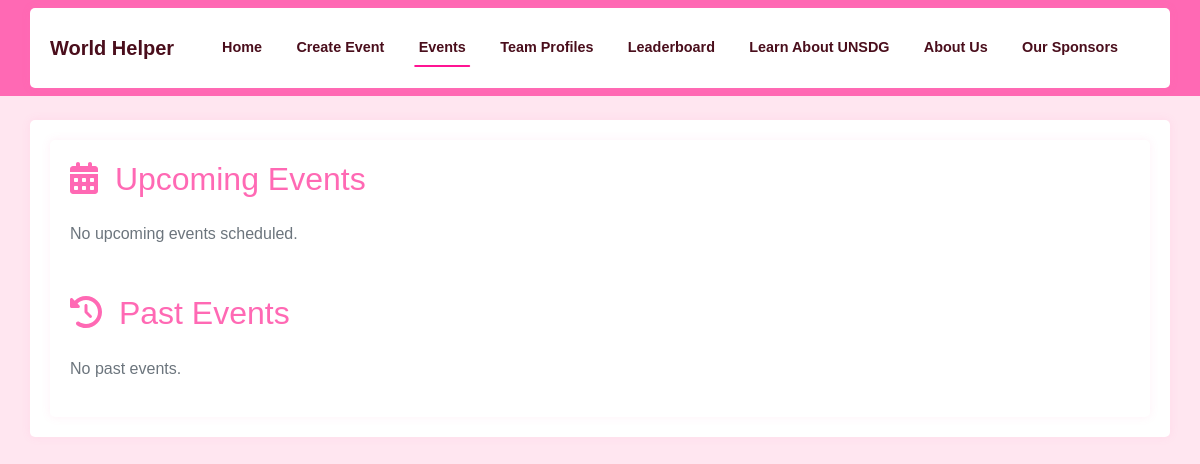
Before: /events with the older database file.
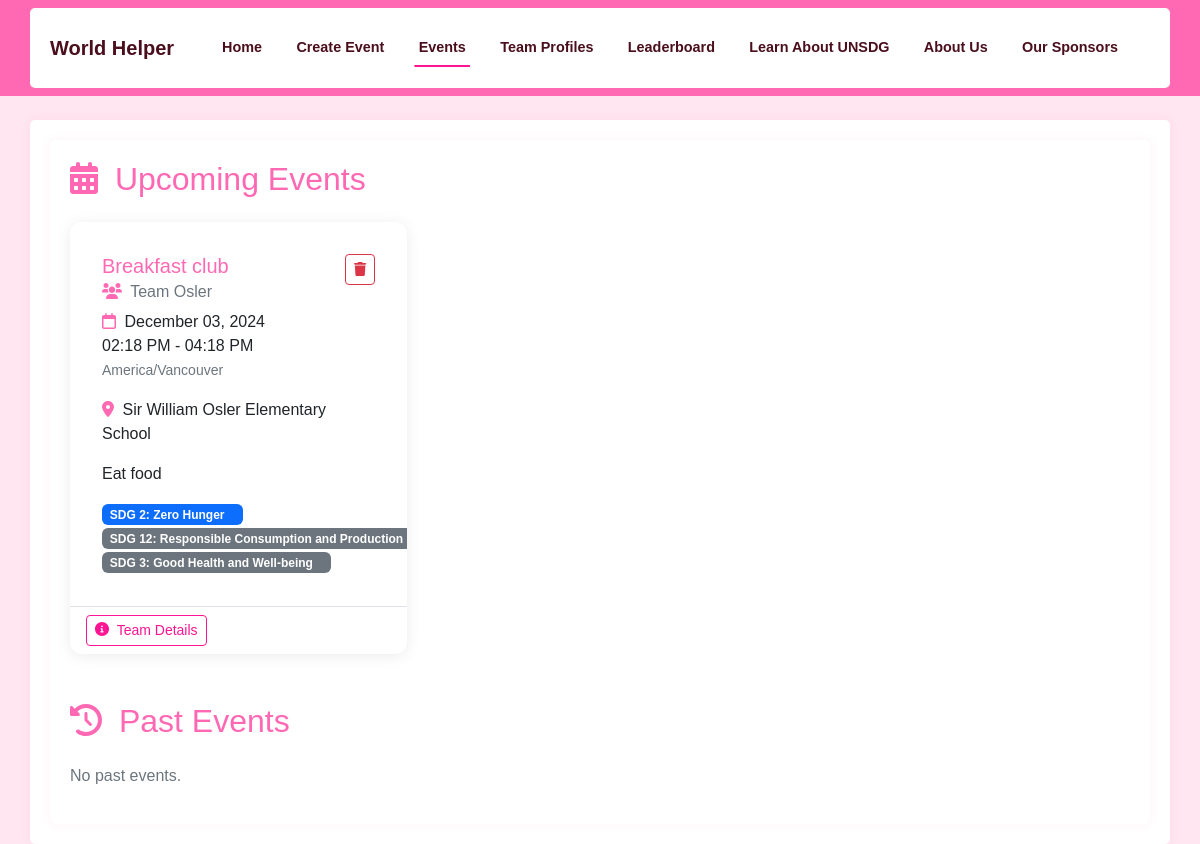
After: the same page with the newer database file.
### app/models.py (models this page shows, shortened)
class Event(db.Model):
    id = db.Column(db.Integer, primary_key=True)
    title = db.Column(db.String(100), nullable=False)
    description = db.Column(db.Text(1000))
    start_date = db.Column(db.DateTime, nullable=False)
    end_date = db.Column(db.DateTime, nullable=False)
    timezone = db.Column(db.String(50), nullable=False)
    location = db.Column(db.String(100))
    team_id = db.Column(db.Integer, db.ForeignKey('team.id', ondelete='CASCADE'), nullable=False)
    sdg_goals = db.Column(JSONType)
    created_at = db.Column(db.DateTime, default=datetime.utcnow)

class Team(db.Model):
    id = db.Column(db.Integer, primary_key=True)
    team_phrase = db.Column(db.String(100), nullable=False)
    name = db.Column(db.String(64), nullable=False)
    members = db.relationship('TeamMember', backref='team', lazy='dynamic',
                            cascade='all, delete-orphan')
    events = db.relationship('Event', backref='team', lazy='dynamic',
                           cascade='all, delete-orphan')
    bingo_card = db.relationship('BingoCard', backref='team', uselist=False,
                                cascade='all, delete-orphan')
    created_at = db.Column(db.DateTime, default=datetime.utcnow)

### app/main/routes.py (the view)
@bp.route('/events')
def events():
    from datetime import datetime
    import pytz
    all_events = Event.query.all()
    upcoming_events = []
    past_events = []
    now = datetime.utcnow()  # Get naive UTC time
    for event in all_events:
        event_tz = pytz.timezone(event.timezone)
        event_start = event_tz.localize(event.start_date).astimezone(pytz.UTC).replace(tzinfo=None)
        event_end = event_tz.localize(event.end_date).astimezone(pytz.UTC).replace(tzinfo=None)
        if event_start > now:
            upcoming_events.append(event)
        else:
            past_events.append(event)
    upcoming_events.sort(key=lambda x: x.start_date)
    past_events.sort(key=lambda x: x.start_date, reverse=True)
    return render_template('events.html',
                         upcoming_events=upcoming_events,
                         past_events=past_events,
                         SDG_DESCRIPTIONS=SDG_DESCRIPTIONS,
                         now=now)

### app/main/routes.py (called while the page is built)
@bp.context_processor
def utility_processor():
    return dict(SDG_DESCRIPTIONS=SDG_DESCRIPTIONS)

### app/models.py (called while the page is built)
    def process_result_value(self, value, dialect):
        if value is None:
            return None
        return json.loads(value)

### app/templates/events.html (shortened to what this page needs)
{% extends "base.html" %}
{% block content %}
<div class="container">
    <section class="mb-5">
        <h2 class="mb-4" style="color: #FF69B4;">
            <i class="fas fa-calendar-alt me-2"></i>
            Upcoming Events
        </h2>
        {% if upcoming_events %}
        <div class="row row-cols-1 row-cols-md-2 row-cols-lg-3 g-4">
            {% for event in upcoming_events %}
            <div class="col">
                <div class="card h-100">
                    <div class="card-body">
                        <div class="d-flex justify-content-between align-items-start">
                            <h5 class="card-title" style="color: #FF69B4;">{{ event.title }}</h5>
                            <button class="btn btn-outline-danger btn-sm"
                                    onclick="showDeleteEventModal('{{ event.id }}', '{{ event.title }}')">
                                <i class="fas fa-trash"></i>
                            </button>
                        </div>
                        <h6 class="card-subtitle mb-2 text-muted">
                            <i class="fas fa-users me-1" style="color: #FF69B4;"></i>
                            {{ event.team.name }}
                        </h6>
                        <p class="card-text">
                            <i class="far fa-calendar me-1" style="color: #FF69B4;"></i>
                            {% if event.start_date.date() == event.end_date.date() %}
                                {{ event.start_date.strftime('%B %d, %Y') }}<br>
                                {{ event.start_date.strftime('%I:%M %p') }} - {{ event.end_date.strftime('%I:%M %p') }}
                            {% else %}
                                {{ event.start_date.strftime('%B %d, %Y %I:%M %p') }} -<br>
                                {{ event.end_date.strftime('%B %d, %Y %I:%M %p') }}
                            {% endif %}
                            <br>
                            <small class="text-muted">{{ event.timezone }}</small>
                        </p>
                        {% if event.location %}
                        <p class="card-text">
                            <i class="fas fa-map-marker-alt me-1" style="color: #FF69B4;"></i>
                            {{ event.location }}
                        </p>
                        {% endif %}
                        {% if event.description %}
                        <p class="card-text">{{ event.description }}</p>
                        {% endif %}
                        {% if event.sdg_goals %}
                        <div class="mt-2">
                            {% for goal in event.sdg_goals.goals %}
                            <span class="badge {% if goal == event.sdg_goals.primary %}bg-primary{% else %}bg-secondary{% endif %} me-1">
                                SDG {{ goal }}: {{ SDG_DESCRIPTIONS[goal] }}
                            </span>
                            {% endfor %}
                        </div>
                        {% endif %}
                    </div>
                    <div class="card-footer bg-transparent border-top d-flex justify-content-between align-items-center">
                        <a href="{{ url_for('main.team', team_id=event.team_id) }}" class="btn btn-outline-pink btn-sm">
                            <i class="fas fa-info-circle me-1"></i> Team Details
                        </a>
                    </div>
                </div>
            </div>
            {% endfor %}
        </div>
        {% else %}
        <p class="text-muted">No upcoming events scheduled.</p>
        {% endif %}
    </section>
    <section>
        <h2 class="mb-4" style="color: #FF69B4;">
            <i class="fas fa-history me-2"></i>
            Past Events
        </h2>
        {% if past_events %}
        <div class="row row-cols-1 row-cols-md-2 row-cols-lg-3 g-4">
            {% for event in past_events %}
            <div class="col">
                <div class="card h-100">
                    <div class="card-body">
                        <h5 class="card-title" style="color: #FF69B4;">{{ event.title }}</h5>
                        <h6 class="card-subtitle mb-2 text-muted">
                            <i class="fas fa-users me-1" style="color: #FF69B4;"></i>
                            {{ event.team.name }}
                        </h6>
                        <p class="card-text">
                            <i class="far fa-calendar me-1" style="color: #FF69B4;"></i>
                            {% if event.start_date.date() == event.end_date.date() %}
                                {{ event.start_date.strftime('%B %d, %Y') }}<br>
                                {{ event.start_date.strftime('%I:%M %p') }} - {{ event.end_date.strftime('%I:%M %p') }}
                            {% else %}
                                {{ event.start_date.strftime('%B %d, %Y %I:%M %p') }} -<br>
                                {{ event.end_date.strftime('%B %d, %Y %I:%M %p') }}
                            {% endif %}
                            <br>
                            <small class="text-muted">{{ event.timezone }}</small>
                        </p>
                        {% if event.location %}
                        <p class="card-text">
                            <i class="fas fa-map-marker-alt me-1" style="color: #FF69B4;"></i>
                            {{ event.location }}
                        </p>
                        {% endif %}
                        {% if event.description %}
                        <p class="card-text">{{ event.description }}</p>
                        {% endif %}
                        {% if event.sdg_goals %}
                        <div class="mt-2">
                            {% for goal in event.sdg_goals.goals %}
                            <span class="badge {% if goal == event.sdg_goals.primary %}bg-primary{% else %}bg-secondary{% endif %} me-1">
                                SDG {{ goal }}: {{ SDG_DESCRIPTIONS[goal] }}
                            </span>
                            {% endfor %}
                        </div>
                        {% endif %}
                    </div>
                    <div class="card-footer bg-transparent border-top d-flex justify-content-between align-items-center">
                        <a href="{{ url_for('main.team', team_id=event.team_id) }}" class="btn btn-outline-pink btn-sm">
                            <i class="fas fa-info-circle me-1"></i> Team Details
                        </a>
                    </div>
                </div>
            </div>
            {% endfor %}
        </div>
        {% else %}
        <p class="text-muted">No past events.</p>
        {% endif %}
    </section>
</div>
{% endblock %}

### app/templates/base.html (shortened to what this page needs)
<!DOCTYPE html>
<html lang="en">
<head>
    <link rel="stylesheet" href="https://cdn.jsdelivr.net/npm/bootstrap@5.2.3/dist/css/bootstrap.min.css">
    <link rel="stylesheet" href="{{ url_for('static', filename='css/custom.css') }}">
    <link rel="stylesheet" href="https://cdnjs.cloudflare.com/ajax/libs/font-awesome/6.0.0/css/all.min.css">
    <link href="https://cdn.quilljs.com/1.3.6/quill.snow.css" rel="stylesheet">
</head>
<body>
    <nav class="navbar navbar-expand-lg navbar-dark">
        <div class="container">
            <a class="navbar-brand" href="{{ url_for('main.index') }}">World Helper</a>
            <div class="collapse navbar-collapse" id="navbarNav">
                <ul class="navbar-nav ms-auto">
                    <li class="nav-item">
                        <a class="nav-link {{ 'active' if request.endpoint == 'main.index' }}" href="{{ url_for('main.index') }}">Home</a>
                    </li>
                    <li class="nav-item">
                        <a class="nav-link {{ 'active' if request.endpoint == 'main.create_event' }}" href="{{ url_for('main.create_event') }}">Create Event</a>
                    </li>
                    <li class="nav-item">
                        <a class="nav-link {{ 'active' if request.endpoint == 'main.events' }}" href="{{ url_for('main.events') }}">Events</a>
                    </li>
                    <li class="nav-item">
                        <a class="nav-link {{ 'active' if request.endpoint == 'main.team_profiles' }}" href="{{ url_for('main.team_profiles') }}">Team Profiles</a>
                    </li>
                    <li class="nav-item">
                        <a class="nav-link {{ 'active' if request.endpoint == 'main.leaderboard' }}" href="{{ url_for('main.leaderboard') }}">Leaderboard</a>
                    </li>
                    <li class="nav-item">
                        <a class="nav-link {{ 'active' if request.endpoint == 'main.learn_unsdg' }}" href="{{ url_for('main.learn_unsdg') }}">Learn About UNSDG</a>
                    </li>
                    <li class="nav-item">
                        <a class="nav-link {{ 'active' if request.endpoint == 'main.about' }}" href="{{ url_for('main.about') }}">About Us</a>
                    </li>
                    <li class="nav-item">
                        <a class="nav-link {{ 'active' if request.endpoint == 'main.sponsors' }}" href="{{ url_for('main.sponsors') }}">Our Sponsors</a>
                    </li>
                </ul>
            </div>
        </div>
    </nav>
    <div class="container mt-4">
        {% block content %}{% endblock %}
    </div>
</body>
</html>

### app/static/css/custom.css (style rules this page uses)
:root { --pink-primary: #FF1493; --pink-secondary: #FF69B4; --pink-light: #FFE6F0; --pink-border: #FFCCE6; --pink-hover: #FF1493; --pink-dark: #4a0e1c; }
body { font-family: 'Arial', sans-serif; background-color: var(--pink-light); }
.navbar { background-color: var(--pink-secondary) !important; }
.navbar-brand, .nav-link { color: var(--pink-dark) !important; font-weight: bold; transition: color 0.3s ease; }
.container { background-color: #ffffff; border-radius: 5px; padding: 20px; box-shadow: 0 0 10px rgba(255, 105, 180, 0.1); }
.btn-outline-pink { color: var(--pink-secondary); border-color: var(--pink-secondary); }
.badge { position: relative; padding-right: 1.5em; }
.card { border: 2px solid var(--pink-border); border-radius: 12px; box-shadow: 0 4px 6px rgba(0, 0, 0, 0.1); overflow: hidden; }
.card-body { padding: 2rem; }
.mb-5 { margin-bottom: 3rem !important; }
.card { border: none; box-shadow: 0 2px 15px rgba(0,0,0,0.08); transition: transform 0.2s ease; }
.btn-outline-pink { border-color: var(--pink-primary); color: var(--pink-primary); transition: all 0.3s ease; }
.collapse { transition: all 0.3s ease; }
.navbar-nav { width: 100%; display: flex; justify-content: space-between; align-items: center; padding: 0 1rem; }
.nav-item { text-align: center; margin: 0 0.3rem; }
.nav-link { font-size: 0.9rem; white-space: nowrap; padding: 0.5rem 0.7rem !important; }
.nav-link.active { position: relative; }
.nav-link.active::after { content: ''; position: absolute; bottom: 0; left: 50%; transform: translateX(-50%); width: 80%; height: 2px; background-color: var(--pink-primary); border-radius: 2px; }

Changed rows visible on the page:
added Event: title "Breakfast club", team.name "Team Osler", start_date "December 03, 2024", start_date "02:18 PM", end_date "04:18 PM", timezone "America/Vancouver", location "Sir William Osler Elementary School", description "Eat food", goals "2" "12" "3", SDG_DESCRIPTIONS "Zero Hunger" "Responsible Consumption and Production" "Good Health and Well-being"
Other visible differences:
text no longer shown: "No upcoming events scheduled."
